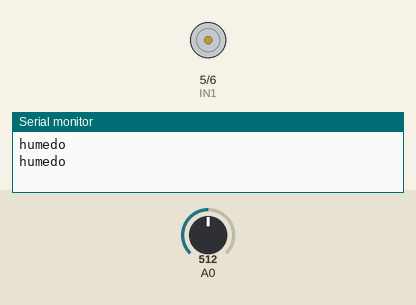
The sketch below on a simulated Arduino Uno, built with avr-gcc and run on an emulated ATmega328P. On the bench: motor-driver pin pairs drawn as motors (green arrow = first pin HIGH = forward, orange = second pin HIGH = backward, longer = more drive, scaled by the enable pin), the last lines printed to the serial monitor. The inputs (shaded band) are chosen by the test bench; at power-on: A0 = 512.

Above: at 1.8 s.
1.9 s: A0 set to 587
3.4 s: A0 set to 611
At 5.2 s:
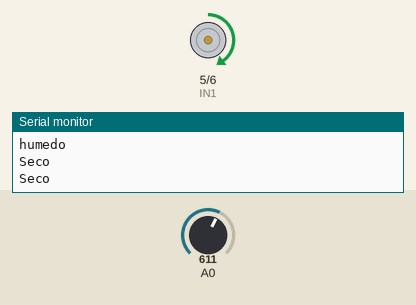
5.5 s: A0 set to 590
At 6.9 s:
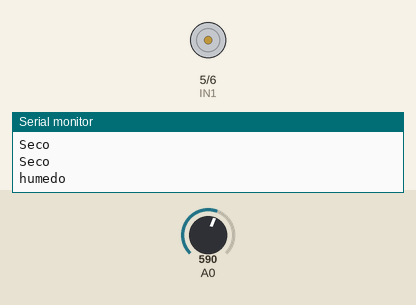
7.5 s: A0 set to 610
At 8.5 s:
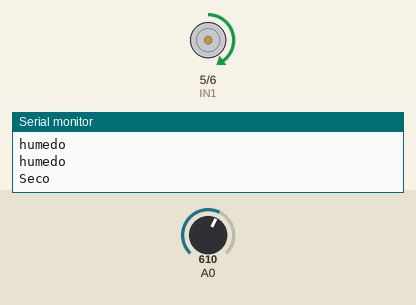
Timing chart, 0 to 10.5 s (numbered marks = the images above; inputs shaded):
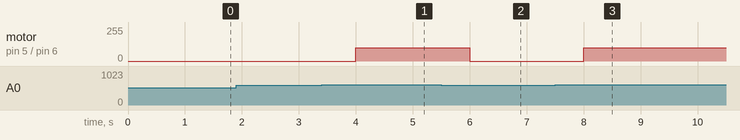

Measured:
- the behaviour switches between 599 and 600 on A0 (found by bisection; images 0 and 1)
- after the input at 3.4 s, motor on pin 5 (IN1) / pin 6 (IN2): stopped → forward 100/255 after 0.60 s
- after the input at 5.5 s, motor on pin 5 (IN1) / pin 6 (IN2): forward 100/255 → stopped after 0.50 s
- after the input at 7.5 s, motor on pin 5 (IN1) / pin 6 (IN2): stopped → forward 100/255 after 0.50 s

The sketch:

Codigo_Riego_Arduino_Driver_V1.0.ino
```cpp
// Producto de ZACETREX TECHNOLOGIES S.A.C
// Este código se hizo con fin de compartirlo con la comunidad y tiene fines educativos

//Declaramos nuestras variables para el driver
int ENA = 3;
int IN1 = 5;
int IN2 = 6;

void setup() {
Serial.begin(9600);//Configuramos la velocidad
//Declaramos a todos como salida

pinMode(ENA, OUTPUT);
pinMode(IN1, OUTPUT);
pinMode(IN2, OUTPUT);
}

void loop() {
int valor = analogRead(A0);//Leemos el voltaje analógico del pin A0
//Y almacenamos el resultado en nuestra variable "valor"
//Convertiendo el voltaje analógico en un valor digital
//Valor =
if (valor >= 1000){//Si el valor es mayor/igual a 1000
  Serial.println("El sensor esta fuera");//Se mostrará en pantalla
  bomba();//Se ejecutará las funciones que están dentro de bomba
}
else if(valor <1000 && valor >= 600){//Si valor es menor o mayor/igual que 600
  bomba();//Se ejecutará las funciones que están dentro de bomba
  Serial.println("Seco");//Se mostrará en el monitor serial
}
else if(valor < 600 && valor >= 370){//Si valor es menor o mayor/igual que 370
  bombastop();//Se ejecutará las funciones que están dentro de bombastop
  Serial.println("humedo");
}
else if (valor < 370){//Si valor es menor que 370
  Serial.println("Está en agua");//Se mostrará en el monitor serial
  bombastop();//Se ejecutará las funciones que están dentro de bombastop
}
delay(1000);//Damos un tiempo de 1sg
}

void bomba(){//Declaramos un función "bomba" en void (no tiene retorno)
  digitalWrite(IN1,1);//Prendemos IN1
  digitalWrite(IN2,0);//Apagamos IN2
  analogWrite(ENA,100);//Configuramos el pwm
}

void bombastop(){//Declaramos un función "bomba" en void (no tiene retorno)
  digitalWrite(IN1,0);//Apagamos IN1
  digitalWrite(IN2,0);//Apagamos IN2
  analogWrite(ENA,100);//Configuramos el pwm
}
```
